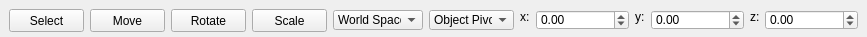
<?xml version="1.0" encoding="UTF-8"?>
<ui version="4.0">
 <class>ZEDTransformManagerToolbar</class>
 <widget class="QWidget" name="ZEDTransformManagerToolbar">
  <property name="geometry">
   <rect>
    <x>0</x>
    <y>0</y>
    <width>867</width>
    <height>37</height>
   </rect>
  </property>
  <property name="windowTitle">
   <string>Transformation</string>
  </property>
  <widget class="QPushButton" name="btnSelect">
   <property name="geometry">
    <rect>
     <x>9</x>
     <y>9</y>
     <width>75</width>
     <height>23</height>
    </rect>
   </property>
   <property name="sizePolicy">
    <sizepolicy hsizetype="Maximum" vsizetype="Fixed">
     <horstretch>0</horstretch>
     <verstretch>0</verstretch>
    </sizepolicy>
   </property>
   <property name="text">
    <string>Select</string>
   </property>
   <property name="checkable">
    <bool>true</bool>
   </property>
   <property name="autoExclusive">
    <bool>true</bool>
   </property>
  </widget>
  <widget class="QPushButton" name="btnMove">
   <property name="geometry">
    <rect>
     <x>90</x>
     <y>9</y>
     <width>75</width>
     <height>23</height>
    </rect>
   </property>
   <property name="sizePolicy">
    <sizepolicy hsizetype="Maximum" vsizetype="Fixed">
     <horstretch>0</horstretch>
     <verstretch>0</verstretch>
    </sizepolicy>
   </property>
   <property name="text">
    <string>Move</string>
   </property>
   <property name="checkable">
    <bool>true</bool>
   </property>
   <property name="autoExclusive">
    <bool>true</bool>
   </property>
  </widget>
  <widget class="QPushButton" name="btnRotate">
   <property name="geometry">
    <rect>
     <x>171</x>
     <y>9</y>
     <width>75</width>
     <height>23</height>
    </rect>
   </property>
   <property name="sizePolicy">
    <sizepolicy hsizetype="Maximum" vsizetype="Fixed">
     <horstretch>0</horstretch>
     <verstretch>0</verstretch>
    </sizepolicy>
   </property>
   <property name="text">
    <string>Rotate</string>
   </property>
   <property name="checkable">
    <bool>true</bool>
   </property>
   <property name="autoExclusive">
    <bool>true</bool>
   </property>
  </widget>
  <widget class="QPushButton" name="btnScale">
   <property name="geometry">
    <rect>
     <x>252</x>
     <y>9</y>
     <width>75</width>
     <height>23</height>
    </rect>
   </property>
   <property name="sizePolicy">
    <sizepolicy hsizetype="Maximum" vsizetype="Fixed">
     <horstretch>0</horstretch>
     <verstretch>0</verstretch>
    </sizepolicy>
   </property>
   <property name="text">
    <string>Scale</string>
   </property>
   <property name="checkable">
    <bool>true</bool>
   </property>
   <property name="autoExclusive">
    <bool>true</bool>
   </property>
  </widget>
  <widget class="QComboBox" name="cmbSpace">
   <property name="geometry">
    <rect>
     <x>333</x>
     <y>10</y>
     <width>90</width>
     <height>20</height>
    </rect>
   </property>
   <property name="sizePolicy">
    <sizepolicy hsizetype="MinimumExpanding" vsizetype="Fixed">
     <horstretch>0</horstretch>
     <verstretch>0</verstretch>
    </sizepolicy>
   </property>
   <item>
    <property name="text">
     <string>World Space</string>
    </property>
   </item>
   <item>
    <property name="text">
     <string>Local Space</string>
    </property>
   </item>
   <item>
    <property name="text">
     <string>Parent Space</string>
    </property>
   </item>
   <item>
    <property name="text">
     <string>View Space</string>
    </property>
   </item>
  </widget>
  <widget class="QComboBox" name="cmbPivot">
   <property name="geometry">
    <rect>
     <x>429</x>
     <y>10</y>
     <width>85</width>
     <height>20</height>
    </rect>
   </property>
   <property name="sizePolicy">
    <sizepolicy hsizetype="MinimumExpanding" vsizetype="Fixed">
     <horstretch>0</horstretch>
     <verstretch>0</verstretch>
    </sizepolicy>
   </property>
   <item>
    <property name="text">
     <string>Object Pivot</string>
    </property>
   </item>
   <item>
    <property name="text">
     <string>Focused Object Pivot</string>
    </property>
   </item>
   <item>
    <property name="text">
     <string>Center Pivot</string>
    </property>
   </item>
   <item>
    <property name="text">
     <string>World Pivot</string>
    </property>
   </item>
  </widget>
  <widget class="QLabel" name="label">
   <property name="geometry">
    <rect>
     <x>520</x>
     <y>9</y>
     <width>16</width>
     <height>16</height>
    </rect>
   </property>
   <property name="sizePolicy">
    <sizepolicy hsizetype="Maximum" vsizetype="Preferred">
     <horstretch>0</horstretch>
     <verstretch>0</verstretch>
    </sizepolicy>
   </property>
   <property name="text">
    <string>x:</string>
   </property>
  </widget>
  <widget class="QDoubleSpinBox" name="txtX">
   <property name="geometry">
    <rect>
     <x>536</x>
     <y>10</y>
     <width>93</width>
     <height>20</height>
    </rect>
   </property>
   <property name="minimum">
    <double>-10000000.000000000000000</double>
   </property>
   <property name="maximum">
    <double>10000000.990000000223517</double>
   </property>
  </widget>
  <widget class="QLabel" name="label_2">
   <property name="geometry">
    <rect>
     <x>635</x>
     <y>9</y>
     <width>16</width>
     <height>16</height>
    </rect>
   </property>
   <property name="sizePolicy">
    <sizepolicy hsizetype="Maximum" vsizetype="Preferred">
     <horstretch>0</horstretch>
     <verstretch>0</verstretch>
    </sizepolicy>
   </property>
   <property name="text">
    <string>y:</string>
   </property>
  </widget>
  <widget class="QDoubleSpinBox" name="txtY">
   <property name="geometry">
    <rect>
     <x>651</x>
     <y>10</y>
     <width>93</width>
     <height>20</height>
    </rect>
   </property>
   <property name="minimum">
    <double>-10000000.000000000000000</double>
   </property>
   <property name="maximum">
    <double>10000000.000000000000000</double>
   </property>
  </widget>
  <widget class="QLabel" name="label_3">
   <property name="geometry">
    <rect>
     <x>750</x>
     <y>9</y>
     <width>16</width>
     <height>16</height>
    </rect>
   </property>
   <property name="sizePolicy">
    <sizepolicy hsizetype="Maximum" vsizetype="Preferred">
     <horstretch>0</horstretch>
     <verstretch>0</verstretch>
    </sizepolicy>
   </property>
   <property name="text">
    <string>z:</string>
   </property>
  </widget>
  <widget class="QDoubleSpinBox" name="txtZ">
   <property name="geometry">
    <rect>
     <x>765</x>
     <y>10</y>
     <width>93</width>
     <height>20</height>
    </rect>
   </property>
   <property name="minimum">
    <double>-10000000.000000000000000</double>
   </property>
   <property name="maximum">
    <double>10000000.000000000000000</double>
   </property>
  </widget>
 </widget>
 <tabstops>
  <tabstop>btnSelect</tabstop>
  <tabstop>btnMove</tabstop>
  <tabstop>btnRotate</tabstop>
  <tabstop>btnScale</tabstop>
  <tabstop>cmbSpace</tabstop>
  <tabstop>cmbPivot</tabstop>
  <tabstop>txtX</tabstop>
  <tabstop>txtY</tabstop>
  <tabstop>txtZ</tabstop>
 </tabstops>
 <resources/>
 <connections/>
</ui>
